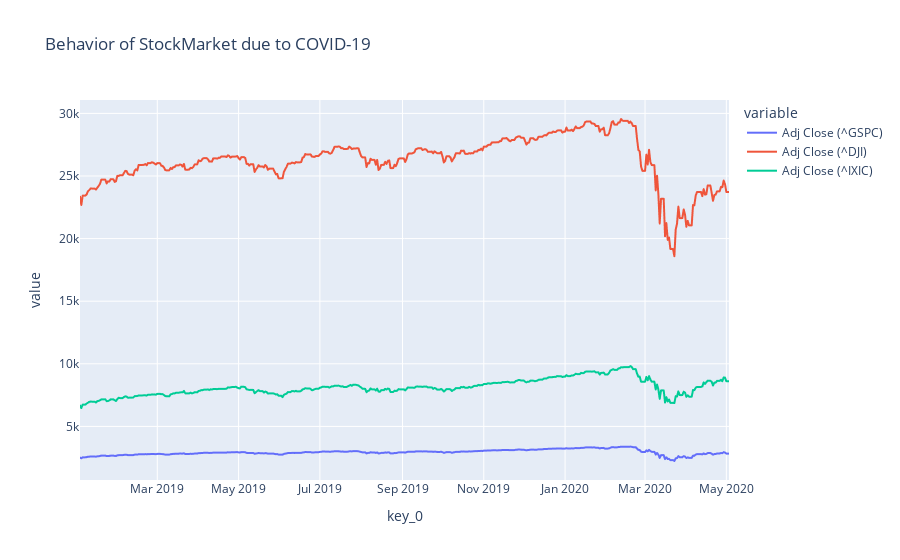

The code cell stored with this chart in its notebook:
### Code cell
rep_long =pd.melt(rep, id_vars=['key_0'], value_vars=['Adj Close (^GSPC)', 'Adj Close (^DJI)',
                                                      'Adj Close (^IXIC)',])
fig = px.line(rep_long, x='key_0', y='value',title='Behavior of StockMarket due to COVID-19', color='variable')
fig.show()

### Figure 1 — Plotly figure (JSON) as saved in the notebook; plotly's stock layout.template omitted (floating-point values rounded to 4 significant figures; data arrays with more than 128 entries replaced by an {"elided": "..."} marker saying what was removed)
{"data": [{"hovertemplate": "variable=Adj Close (^GSPC)<br>key_0=%{x}<br>value=%{y}<extra></extra>", "legendgroup": "Adj Close (^GSPC)", "line": {"color": "#636efa", "dash": "solid"}, "mode": "lines", "name": "Adj Close (^GSPC)", "showlegend": true, "type": "scattergl", "x": {"elided": "488 str values"}, "xaxis": "x", "y": {"elided": "488 float values"}, "yaxis": "y"}, {"hovertemplate": "variable=Adj Close (^DJI)<br>key_0=%{x}<br>value=%{y}<extra></extra>", "legendgroup": "Adj Close (^DJI)", "line": {"color": "#EF553B", "dash": "solid"}, "mode": "lines", "name": "Adj Close (^DJI)", "showlegend": true, "type": "scattergl", "x": {"elided": "488 str values"}, "xaxis": "x", "y": {"elided": "488 float values"}, "yaxis": "y"}, {"hovertemplate": "variable=Adj Close (^IXIC)<br>key_0=%{x}<br>value=%{y}<extra></extra>", "legendgroup": "Adj Close (^IXIC)", "line": {"color": "#00cc96", "dash": "solid"}, "mode": "lines", "name": "Adj Close (^IXIC)", "showlegend": true, "type": "scattergl", "x": {"elided": "488 str values"}, "xaxis": "x", "y": {"elided": "488 float values"}, "yaxis": "y"}], "layout": {"legend": {"title": {"text": "variable"}, "tracegroupgap": 0}, "title": {"text": "Behavior of StockMarket due to COVID-19"}, "xaxis": {"anchor": "y", "domain": [0, 1], "title": {"text": "key_0"}}, "yaxis": {"anchor": "x", "domain": [0, 1], "title": {"text": "value"}}}}
